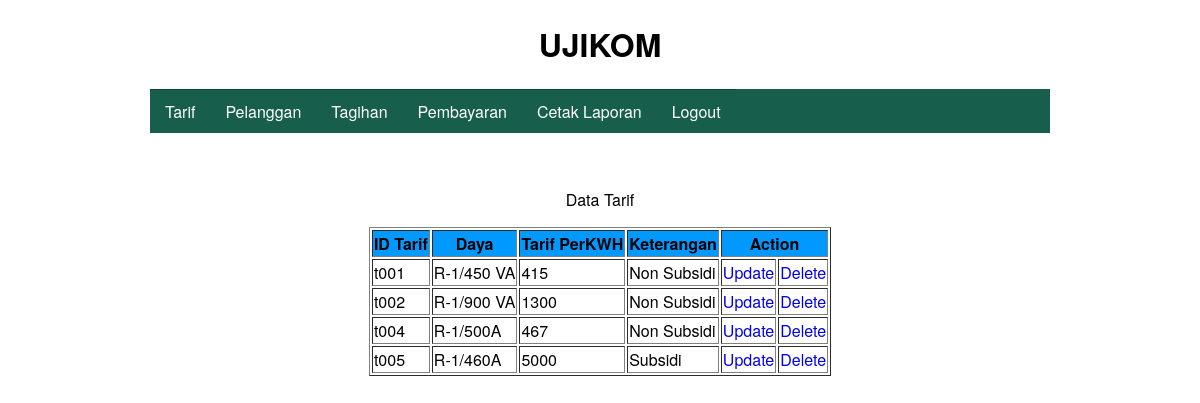
Screenshot of /t_tarif.php with the database file from the repository.
### tables this page shows
CREATE TABLE `tarif` (
  `id_tarif` varchar(50) NOT NULL,
  `daya` varchar(50) NOT NULL,
  `tarif_perkwh` double NOT NULL,
  `ket` varchar(50) NOT NULL
);

### t_tarif.php (the view, shortened to what this page needs)
<?php require_once('Connections/koneksi.php'); ?>
<?php
$maxRows_tarif = 10;
$pageNum_tarif = 0;
$startRow_tarif = $pageNum_tarif * $maxRows_tarif;
$query_tarif = "SELECT * FROM tarif ORDER BY id_tarif ASC";
$query_limit_tarif = sprintf("%s LIMIT %d, %d", $query_tarif, $startRow_tarif, $maxRows_tarif);
$tarif = mysql_query($query_limit_tarif, $koneksi) or die(mysql_error());
$row_tarif = mysql_fetch_assoc($tarif);
?><!DOCTYPE html PUBLIC "-//W3C//DTD XHTML 1.0 Transitional//EN" "http://www.w3.org/TR/xhtml1/DTD/xhtml1-transitional.dtd">
<html xmlns="http://www.w3.org/1999/xhtml">
<head>
<link rel="stylesheet" type="text/css" href="style.css">
</head>
<body>
<center>
	<h1>UJIKOM</h1>
</center>
<div class="container">
<ul class="nav">
	<li  class="test">
		<a href="#">Tarif</a>
	</li>
	<li  class="test">
		<a href="#">Pelanggan</a>
	</li>
	<li  class="test">
		<a href="#">Tagihan</a>
	</li>
	<li  class="test">
		<a href="#">Pembayaran</a>
	</li>
<li  class="test">
		<a href="#">Cetak Laporan </a>
	</li>
	<li  class="test">
		<a href="logout.php">Logout</a>
	</li>
</ul>
</div>
<p>&nbsp;</p>
<p align="center">Data Tarif</p>
<div align="center">
  <table border="1">
    <tr>
      <td bgcolor="#0099FF"><div align="center"><strong>ID Tarif </strong></div></td>
      <td bgcolor="#0099FF"><div align="center"><strong>Daya</strong></div></td>
      <td bgcolor="#0099FF"><div align="center"><strong>Tarif PerKWH </strong></div></td>
      <td bgcolor="#0099FF"><div align="center"><strong>Keterangan</strong></div></td>
      <td colspan="2" bgcolor="#0099FF"><div align="center"><strong>Action</strong></div></td>
    </tr>
    <?php do { ?>
      <tr>
        <td><?php echo $row_tarif['id_tarif']; ?></td>
        <td><?php echo $row_tarif['daya']; ?></td>
        <td><?php echo $row_tarif['tarif_perkwh']; ?></td>
        <td><?php echo $row_tarif['ket']; ?></td>
        <td><a href="e_tarif.php?id_tarif=<?php echo $row_tarif['id_tarif']; ?>">Update</a></td>
        <td><a href="d_tarif.php?id_tarif=<?php echo $row_tarif['id_tarif']; ?>">Delete</a></td>
      </tr>
      <?php } while ($row_tarif = mysql_fetch_assoc($tarif)); ?>
  </table>
</div>
</body>
</html>

### style.css (style rules this page uses)
body, nav, ul, li, a { margin: 0; padding: 0; }
body { font-family: "Helvetica Neue", Helvetica, Arial, sans-serif; }
a { text-decoration: none; }
.container { width: 90%; max-width: 900px; margin: 10px auto; }
.nav { list-style: none; *zoom: 1; background:#175e4c; }
.nav:before, .nav:after { content: " "; display: table; }
.nav:after { clear: both; }
.nav a { padding: 10px 15px; color:#fff; }
.nav li { position: relative; }
.nav > li { float: left; border-top: 1px solid #104336; }
.nav > li > .parent { background-image: url("images/downArrow.png"); background-repeat: no-repeat; background-position: right; }
.nav > li > a { display: block; }

### rows the page displays
tarif: id_tarif "t001", daya "R-1/450 VA", tarif_perkwh "415", ket "Non Subsidi"
tarif: id_tarif "t002", daya "R-1/900 VA", tarif_perkwh "1300", ket "Non Subsidi"
tarif: id_tarif "t004", daya "R-1/500A", tarif_perkwh "467", ket "Non Subsidi"
tarif: id_tarif "t005", daya "R-1/460A", tarif_perkwh "5000", ket "Subsidi"
